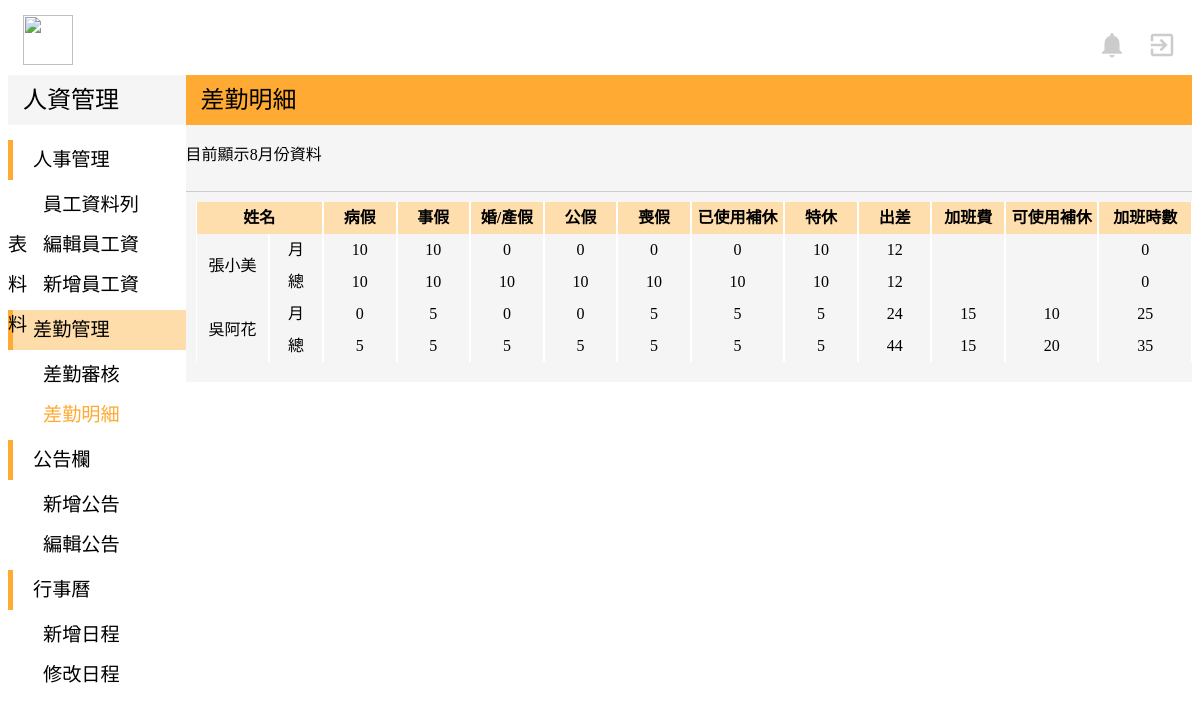
The app's page /admin-Model/admin_mission.php (signed in) with its own data.
### tables this page shows
CREATE TABLE `employees` (
  `id` int(255) NOT NULL,
  `e_sn` varchar(30) NOT NULL,
  `e_date` date DEFAULT NULL,
  `e_name_cn` varchar(20) DEFAULT NULL,
  `e_name_en` varchar(15) DEFAULT NULL,
  `e_sex` varchar(6) DEFAULT NULL,
  `e_birth` date DEFAULT NULL,
  `e_personalID` varchar(10) NOT NULL,
  `e_marriage` varchar(6) DEFAULT NULL,
  `e_blood` varchar(2) DEFAULT NULL,
  `e_address` varchar(150) DEFAULT NULL,
  `e_mobile` varchar(20) DEFAULT NULL,
  `e_email` varchar(100) DEFAULT NULL,
  `e_emergency` varchar(15) DEFAULT NULL,
  `e_em_mobile` varchar(20) DEFAULT NULL,
  `e_edu` varchar(30) DEFAULT NULL,
  `e_edu_high` varchar(30) DEFAULT NULL,
  `e_edu_dep` varchar(30) DEFAULT NULL,
  `e_edu_start` date DEFAULT NULL,
  `e_edu_end` date DEFAULT NULL,
  `e_edu_gra` varchar(10) DEFAULT NULL,
  `e_exp_com1` varchar(30) DEFAULT NULL,
  `e_exp_posi1` varchar(30) DEFAULT NULL,
  `e_exp_start1` date DEFAULT NULL,
  `e_exp_reason1` varchar(100) DEFAULT NULL,
  `e_license` varchar(60) DEFAULT NULL,
  `e_exp_end1` date DEFAULT NULL,
  `e_exp_com2` varchar(30) DEFAULT NULL,
  `e_exp_posi2` varchar(30) DEFAULT NULL,
  `e_exp_start2` date DEFAULT NULL,
  `e_exp_end2` date DEFAULT NULL,
  `e_exp_reason2` varchar(100) DEFAULT NULL,
  `e_exp_com3` varchar(30) DEFAULT NULL,
  `e_exp_posi3` varchar(30) DEFAULT NULL,
  `e_exp_start3` date DEFAULT NULL,
  `e_exp_end3` date DEFAULT NULL,
  `e_exp_reason3` varchar(100) DEFAULT NULL,
  `e_exp_com4` varchar(30) DEFAULT NULL,
  `e_exp_posi4` varchar(30) DEFAULT NULL,
  `e_exp_start4` date DEFAULT NULL,
  `e_exp_end4` date DEFAULT NULL,
  `e_exp_reason4` varchar(100) DEFAULT NULL,
  `e_exp_com5` varchar(30) DEFAULT NULL,
  `e_exp_posi5` varchar(30) DEFAULT NULL,
  `e_exp_start5` date DEFAULT NULL,
  `e_exp_end5` date DEFAULT NULL,
  `e_exp_reason5` varchar(100) DEFAULT NULL,
  `e_type` varchar(10) DEFAULT NULL,
  `e_status` varchar(10) DEFAULT NULL,
  `e_location` varchar(10) DEFAULT NULL,
  `e_extension` varchar(15) DEFAULT NULL
);

### admin-Model/admin_mission.php (the view, shortened to what this page needs)
<!DOCTYPE html>
<?php
$servername = "localhost";
$username = "root";
$password = "root";
$dbname = "peopleresource";
try {
    $conn = mysqli_connect($servername,$username,$password,$dbname);
    $sql = "SELECT e_sn,e_name_cn FROM `employees`";
    $result = mysqli_query($conn,$sql);
    }
catch(PDOException $e)
    {
    echo $sql . "<br>" . $e->getMessage();
    }
?>
<html>
<head>
	<link rel="stylesheet" href="../view/indexStyle.css">
</head>
<body>
  <div class="top">
			<img class="titleImg" src="http://www.lctech.com.tw/wp-content/uploads/bfi_thumb/%E6%9C%AA%E5%91%BD%E5%90%8D-1-%E6%8B%B7%E8%B2%9D-31w65e1o8bhj94p9q5patm@2x.png" width="50" height="50">
		<a href="../user-Model/user_index.php">
			<i id="topIcon" class="material-icons" >exit_to_app</i>
		</a>
		<a href="#">
			<i id="topIcon" class="material-icons">notifications</i>
		</a>
	</div>
	<div class="down">
		<div class="left">
			<div class="left-top">
				<p class="left-top-title">人資管理</p>
			</div>
			<div class="left-bottom">
				<div style="margin-bottom:5px">
					<div class="left-title">
						<p style="margin:auto 20px">人事管理</p>
					</div>
					<div class="left-list" >
						<a href="admin_employee.php" style="margin:auto 35px">員工資料列表</a>
					</div>
						<div class="left-list">
							<a href="admin_editEmployee.php" style="margin:auto 35px">編輯員工資料</a>
						</div>
						<div class="left-list">
							<a href="admin_addEmployee.php" style="margin:auto 35px">新增員工資料</a>
						</div>
				</div>
				<div style="margin-bottom:5px">
					<div class="left-title"  style="background-color:#FFDDAA">
						<p style="margin:auto 20px">差勤管理</p>
					</div>
					<div class="left-list">
						<a href="admin_bTrip.php" style="margin:auto 35px">差勤審核</a>
					</div>
					<div class="left-list">
						<p style="margin:auto 35px;color:#FFAA33;font-weight:500">差勤明細</p>
					</div>
				</div>
				<div style="margin-bottom:5px">
					<div class="left-title">
						<p style="margin:auto 20px">公告欄</p>
					</div>
					<div class="left-list">
						<a href="admin_addNews.php" style="margin:auto 35px">新增公告</a>
					</div>
					<div class="left-list">
						<a href="admin_editNews.php" style="margin:auto 35px">編輯公告</a>
					</div>
				</div>
				<div style="margin-bottom:5px">
					<div class="left-title">
						<p style="margin:auto 20px">行事曆</p>
					</div>
					<div class="left-list">
						<a href="#" style="margin:auto 35px">新增日程</a>
					</div>
					<div class="left-list">
						<a href="#" style="margin:auto 35px">修改日程</a>
					</div>
				</div>
			</div>
		</div>
		<div class="right">
			<div class="right-top">
				<p class="right-top-title">差勤明細</p>
			</div>
<?php
  $tt=time();
  $now_m=date("n",$tt);
?>
			<div class="right-bottom">
        <div style="width:100%;height:50px;margin:auto;;border-bottom:solid 1px #CCC;">
            <p>目前顯示<?php echo $now_m; ?>月份資料</p>
  			</div>
				<div style="margin-left:10px">
					<table cellspacing="0">
						<th colspan="2">姓名</th>
						<th>病假</th>
						<th>事假</th>
						<th>婚/產假</th>
						<th>公假</th>
						<th>喪假</th>
						<th>已使用補休</th>
						<th>特休</th>
            <th>出差</th>
            <th>加班費</th>
            <th>可使用補休</th>
            <th>加班時數</th>
					<?php
						while($row = mysqli_fetch_array($result)) {
							$sn=$row["e_sn"];
              $sql = "SELECT SUM(`l_compensatoryLevae`),SUM(`l_annualLeave`),SUM(`l_marriageLeave`),SUM(`l_personalLeave`),SUM(`l_funeralLeave`),SUM(`l_officialLeave`),SUM(`l_sickLeave`) FROM `leave` WHERE l_sn='$sn'AND l_month='$now_m'";
              $result4 = mysqli_query($conn,$sql);
              $row4=mysqli_fetch_array($result4);
              $sql = "SELECT SUM(`l_compensatoryLevae`),SUM(`l_annualLeave`),SUM(`l_marriageLeave`),SUM(`l_personalLeave`),SUM(`l_funeralLeave`),SUM(`l_officialLeave`),SUM(`l_sickLeave`) FROM `leave` WHERE l_sn='$sn'";
              $result1= mysqli_query($conn,$sql);
              $row1 = mysqli_fetch_array($result1);
  						$sql = "SELECT SUM(`b_totalTime`) FROM `business` WHERE b_sn='$sn'";
  						$result2= mysqli_query($conn,$sql);
  						$row2 = mysqli_fetch_array($result2);
              $sql = "SELECT SUM(`o_hrs`), SUM(`o_phrs`)FROM `overtime_apply` WHERE o_sn='$sn'";
              $result3= mysqli_query($conn,$sql);
              $row3 = mysqli_fetch_array($result3);
              $sql = "SELECT SUM(`b_totalTime`) FROM `business` WHERE b_sn='$sn'AND b_month='$now_m'";
              $result5= mysqli_query($conn,$sql);
              $row5 = mysqli_fetch_array($result5);
              $sql = "SELECT SUM(`o_hrs`), SUM(`o_phrs`)FROM `overtime_apply` WHERE o_sn='$sn'AND o_month='$now_m'";
              $result6= mysqli_query($conn,$sql);
              $row6 = mysqli_fetch_array($result6);
					?>
					<tr><tr>
					<td rowspan="2" style="width:70px"><?php echo $row["e_name_cn"];?></td>
					<td style="width:50px">月</td>
					<td style="width:70px"><?php 	echo $row4["SUM(`l_sickLeave`)"]; ?></td>
					<td style="width:70px"><?php 	echo $row4["SUM(`l_personalLeave`)"]; ?></td>
					<td style="width:70px"><?php 	echo $row4["SUM(`l_marriageLeave`)"]; ?></td>
					<td style="width:70px"><?php 	echo $row4["SUM(`l_officialLeave`)"]; ?></td>
					<td style="width:70px"><?php 	echo $row4["SUM(`l_funeralLeave`)"]; ?></td>
					<td style="width:90px"><?php 	echo $row4["SUM(`l_compensatoryLevae`)"]; ?></td>
					<td style="width:70px"><?php 	echo $row4["SUM(`l_annualLeave`)"]; ?></td>
          <td style="width:70px"><?php 	echo $row5["SUM(`b_totalTime`)"]; ?></td>
          <td style="width:70px"><?php 	echo $row6["SUM(`o_hrs`)"]; ?></td>
          <td style="width:90px"><?php 	echo $row6["SUM(`o_phrs`)"]; ?></td>
          <td style="width:90px"><?php 	echo ($row6["SUM(`o_phrs`)"]+$row6["SUM(`o_hrs`)"]); ?></td>
          </tr>
					<td style="width:50px">總</td>
					<td style="width:70px"><?php 	echo $row1["SUM(`l_sickLeave`)"]; ?></td>
					<td style="width:70px"><?php 	echo $row1["SUM(`l_personalLeave`)"]; ?></td>
					<td style="width:70px"><?php 	echo $row1["SUM(`l_marriageLeave`)"]; ?></td>
					<td style="width:70px"><?php 	echo $row1["SUM(`l_officialLeave`)"]; ?></td>
					<td style="width:70px"><?php 	echo $row1["SUM(`l_funeralLeave`)"]; ?></td>
					<td style="width:90px"><?php 	echo $row1["SUM(`l_compensatoryLevae`)"]; ?></td>
					<td style="width:70px"><?php 	echo $row1["SUM(`l_annualLeave`)"]; ?></td>
          <td style="width:70px"><?php 	echo $row2["SUM(`b_totalTime`)"]; ?></td>
          <td style="width:70px"><?php 	echo $row3["SUM(`o_hrs`)"]; ?></td>
          <td style="width:90px"><?php 	echo $row3["SUM(`o_phrs`)"]; ?></td>
          <td style="width:90px"><?php 	echo  ($row3["SUM(`o_phrs`)"]+$row3["SUM(`o_hrs`)"]); ?></td>
        </tr>
					<?php } ?>
					</table>
				</div>
			</div>
    </div>
  </div>
</body>
</html>

### view/indexStyle.css (style rules this page uses)
a { text-decoration:none; }
a:link { color: black; }
.top { width:100%; height:60px; background-color:white; margin-top:15px; }
.titleImg { float:left; margin-left:15px; }
#topIcon { margin-top:15px; margin-right:15px; margin-left:5px; float:right; font-size:30px; color:#CCC; }
.down { width:100%; height:auto; background-color:white; margin:auto; }
.left { width:15%; height:auto; background-color:white; margin:auto; float:left; }
.left-top { width:100%; height:50px; background-color:#F5F5F5; margin:auto; }
.left-top-title { line-height:50px; font-family:Microsoft JhengHei; font-size:150%; margin:auto 15px; font-weight: 500; }
.left-bottom { margin-top: 15px; }
.left-title { width:100%; height:40px; text-align:left; font-family:Microsoft JhengHei; border-left:solid 5px #FFAA33; margin-bottom:5px; line-height:40px; font-size:120%; }
.left-list { width:100%; height:40px; text-align:left; font-family:Microsoft JhengHei; font-size:18px; color:#666666; font-size:120%; line-height:40px; font-weight: 300; }
.right { width:85%; height:auto; background-color:#F5F5F5; margin:auto; float:right; padding-bottom: 20px; }
.right-top { width:100%; height:50px; background-color:#FFAA33; margin:auto; }
.right-top-title { line-height:50px; font-family:Microsoft JhengHei; font-size:150%; margin:auto 15px; font-weight: 500; }
table { margin-top:10px; font-family:Microsoft JhengHei; font-size:16px; line-height:30px; table-layout:fixed; word-wrap:break-word; word-break: break-all; }
td,th,tr { font-family:Microsoft JhengHei; font-size:16px; text-align:center; }

### admin-Model/admin_mission.php (style rules this page uses)
th { background-color:#FFDEAD; }
td,tr,th { border-left: solid 1px white; border-right: solid 1px white; }

### records on screen
employees: e_name_cn "張小美", SUM "10", SUM "0", SUM "12"
employees: e_name_cn "吳阿花", SUM "0", SUM "5", SUM "24", SUM "15", SUM "10", SUM "25", SUM "44", SUM "20", SUM "35"
